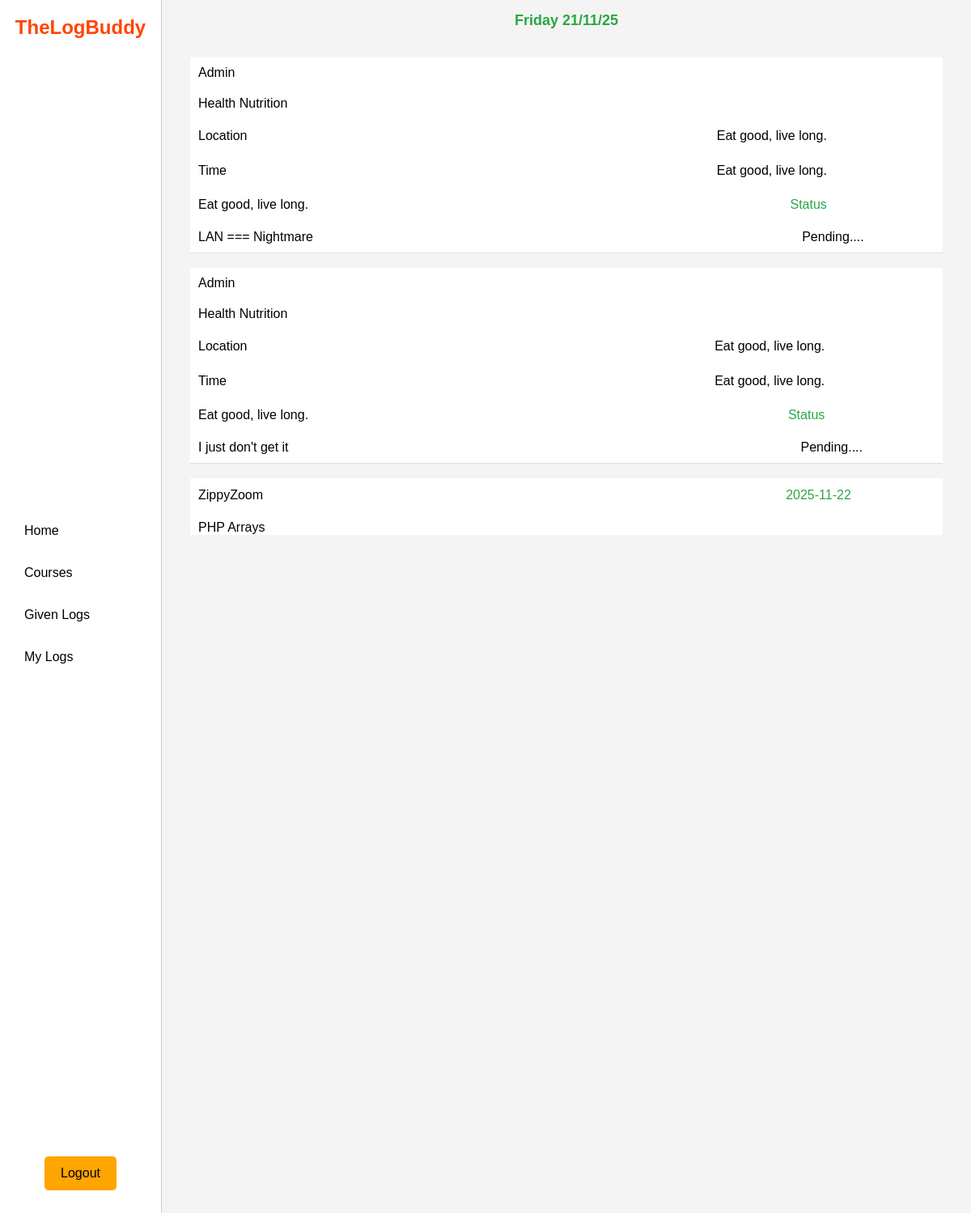
/helpee.php (signed in), run on the app's committed database.
### tables this page shows
CREATE TABLE `helpee` (
  `helpeeid` int(11) NOT NULL,
  `helpeefromuser` int(11) NOT NULL,
  `helpeetouser` int(11) NOT NULL,
  `helpeecourseid` int(11) NOT NULL,
  `helpeehelpid` int(11) NOT NULL,
  `locationn` varchar(250) NOT NULL,
  `timee` varchar(250) NOT NULL,
  `datee` varchar(250) NOT NULL,
  `statuss` int(11) NOT NULL
);

CREATE TABLE `users` (
  `userid` int(11) NOT NULL,
  `username` varchar(250) DEFAULT NULL,
  `password` varchar(250) DEFAULT NULL,
  `names` varchar(250) DEFAULT NULL,
  `usertype` varchar(250) DEFAULT NULL
);

CREATE TABLE `courses` (
  `courseid` int(11) NOT NULL,
  `coursename` varchar(250) DEFAULT NULL,
  `Descri` text NOT NULL
);

CREATE TABLE `help` (
  `helpid` int(11) NOT NULL,
  `helpcourseid` int(11) NOT NULL,
  `helpfromuser` int(11) NOT NULL,
  `HelpDecri` text NOT NULL
);

### helpee.php (the view, shortened to what this page needs)
<?php
include("nav.php");
$connection=mysqli_connect("localhost","root","","thelogbuddy");
?>
<!DOCTYPE html>
<html lang="en">
<head>
</head>
<body>
<div class="body">
<?php
if (!isset($_SESSION['userid'])) {
echo"<h2 class='warning'>Please login to access this page!!</h2>";
}else {
$userid = $_SESSION['userid'];
?>
    <h2><span><?php echo date('l  d/m/y')?></span></h2>
<div class='tables'>
    <div class='table'>
        <?php
$select="SELECT * FROM helpee WHERE helpeefromuser <> $userid and helpeetouser = $userid ORDER BY helpeeid ASC";
$result=mysqli_query($connection,$select);
if (mysqli_num_rows($result)>0) {
    foreach ($result as $data) {
    $fromuser= $data['helpeefromuser'];
    $selectUsername=mysqli_fetch_assoc(mysqli_query($connection,"SELECT username from users WHERE userid = $fromuser"));
    $fnUsername=$selectUsername['username'];
    $courseId= $data['helpeecourseid'];
    $selectCoursename=mysqli_fetch_assoc(mysqli_query($connection,"SELECT * from courses WHERE courseid = $courseId"));
    $fnCoursename=$selectCoursename['coursename'];
    $fnDescri=$selectCoursename['Descri'];
    $helpId= $data['helpeehelpid'];
    $selectHelpdata=mysqli_fetch_assoc(mysqli_query($connection,"SELECT * from help WHERE helpid = $helpId"));
    $fnHelpDescri=$selectHelpdata['HelpDecri'];
    echo "
    <table cellspacing=0>
    <tr><td colspan=3>".$fnUsername."</td><td><span><div class='addiv2'>".$data['datee']."</div></span></td></tr>
    <tr><td colspan=4>".$fnCoursename."</td></tr>
    <tr><td colspan=3>Location</td><td><div class='addiv2'>".$fnDescri."</div></td></tr>
    <tr><td colspan=3>Time</td><td><div class='addiv2'>".$fnDescri."</div></td></tr>
    <tr><td colspan=3>".$fnDescri."</td><td><span><div class='addiv2'>Status</div></span></td></tr>
    <tr><td colspan=3>".$fnHelpDescri."</td><td><div class='adddiv'>Pending....</div></td></tr>
    </table>
    <br>
    ";
}
}
?>
        </div>
</div>
</div>
<?php
}
?>
</body>
</html>

### nav.php (style rules this page uses)
* { margin: 0; padding: 0; box-sizing: border-box; }
body { display: flex; font-family: Arial, sans-serif; min-height: 100vh; }
.body, .content { margin-left: 200px; }

### helpee.php (style rules this page uses)
* { margin: 0; padding: 0; box-sizing: border-box; }
body { font-family: Arial, sans-serif; display: flex; background: #f4f4f4; }
.body { width: 100%; display: flex; flex-direction: column; align-items: center; }
.body h2 { margin: 15px 0 5px; font-size: 18px; }
.tables { width: 95%; min-height: 300px; max-height: 600px; display: flex; justify-content: center; margin: 20px 0; }
.table { width: 100%; overflow-y: auto; border-radius: 5px; padding: 10px; }
table { width: 100%; border-collapse: collapse; text-align: left; border-bottom: 1px solid #ddd; font-weight: 10px; }
td { padding: 10px; background: white; }
tr:nth-child(odd) { background-color: #f0f0f0; }
span { color: #28a745; }
.adddiv { width: 80%; text-align: right; }
.addiv2 { width: 70%; text-align: right; padding: 0.5%; }

### data on the page
helpee: helpeefromuser.username "Admin", helpeecourseid.coursename "Health Nutrition", helpeecourseid.Descri "Eat good, live long.", helpeehelpid.HelpDecri "LAN === Nightmare"
helpee: helpeefromuser.username "Admin", helpeecourseid.coursename "Health Nutrition", helpeecourseid.Descri "Eat good, live long.", helpeehelpid.HelpDecri "I just don't get it"
helpee: helpeefromuser.username "ZippyZoom", datee "2025-11-22", helpeecourseid.coursename "PHP Arrays"
